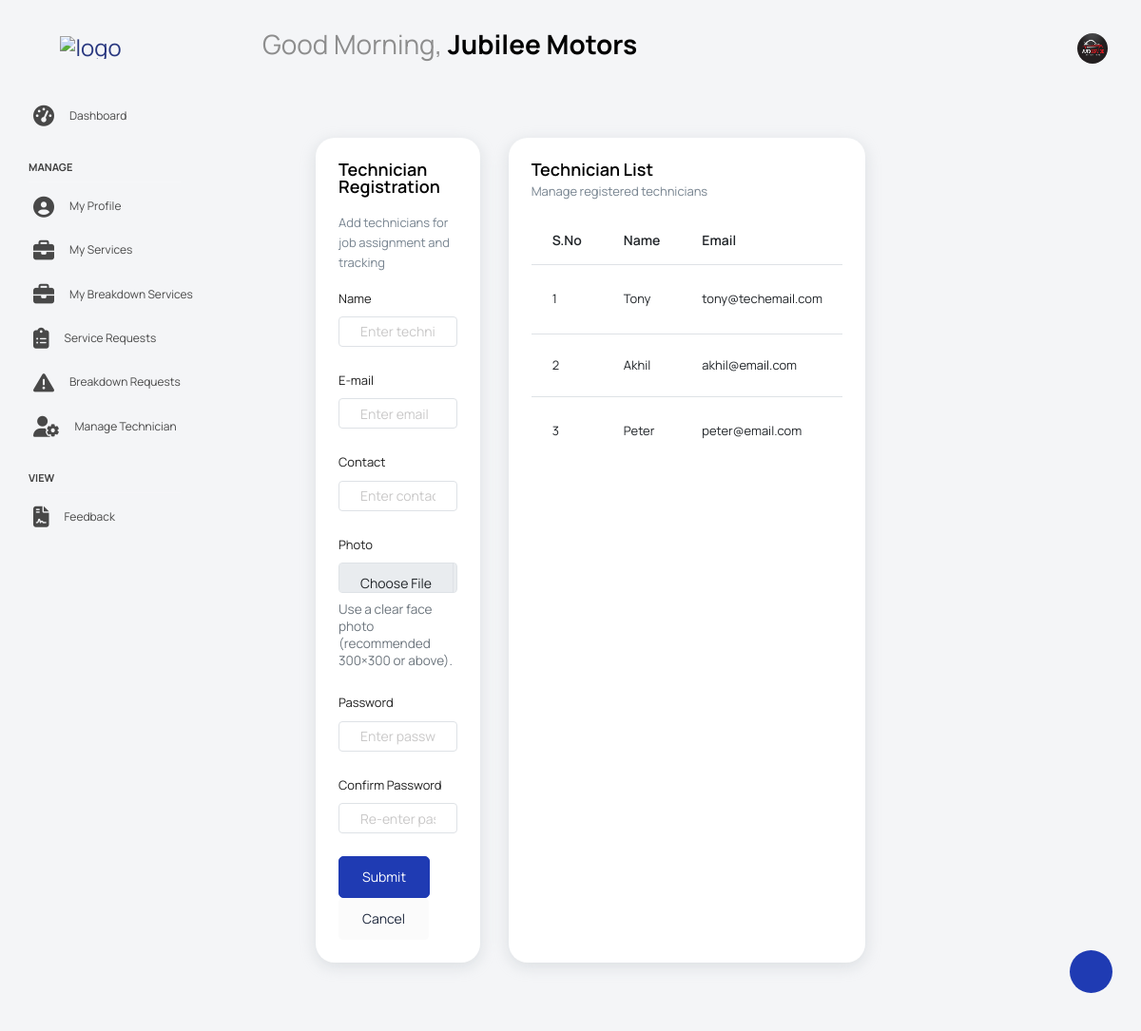
/ServiceCenter/technician/ (signed in), run on the app's committed database.
### Guest/models.py (models this page shows)
class tbl_servicecenter(models.Model):
    servicecenter_name=models.CharField(max_length=50)
    servicecenter_email=models.CharField(max_length=50)
    servicecenter_contact=models.CharField(max_length=50)
    servicecenter_address=models.CharField(max_length=50)
    servicecenter_logo=models.FileField(upload_to='Assets/ServicecenterDocs/')
    servicecenter_license=models.FileField(upload_to='Assets/ServicecenterDocs/')
    servicecenter_password=models.CharField(max_length=50)
    servicecenter_status=models.IntegerField(default=0)
    servicecenter_regdate=models.DateField(auto_now_add=True)
    place=models.ForeignKey(tbl_place,on_delete=models.CASCADE)

### ServiceCenter/models.py (models this page shows)
class tbl_technician(models.Model):
    technician_name=models.CharField(max_length=50)
    technician_email=models.CharField(max_length=50)
    technician_contact=models.CharField(max_length=50)
    technician_photo=models.FileField(upload_to='Assets/TechnicianDocs/')
    technician_password=models.CharField(max_length=50)
    servicecenter=models.ForeignKey(tbl_servicecenter,on_delete=models.CASCADE)

### ServiceCenter/views.py (the view)
# urls.py: path('technician/',views.technician,name="technician"),
def technician(request):
     if 'cid' not in request.session:
      return redirect("Guest:Login")
     else:
        techniciandata=tbl_technician.objects.filter(servicecenter=request.session['cid'])
        servicecenter=tbl_servicecenter.objects.get(id=request.session['cid'])
        if request.method=="POST":
            name=request.POST.get("txt_name")
            email=request.POST.get("txt_mail")
            contact=request.POST.get("txt_contact")
            photo=request.FILES.get("photo")
            password=request.POST.get("txt_password")
            techniciancount=tbl_technician.objects.filter(technician_email=email).count()
            if techniciancount>0:
                return render(request,"ServiceCenter/Technician.html",{'msg':"email already exists"})
            else:
                tbl_technician.objects.create(technician_name=name,technician_email=email,technician_contact=contact,
                technician_photo=photo,technician_password=password,servicecenter=servicecenter)
                return render(request,"ServiceCenter/Technician.html",{'msg':"Technician Added"})
        else:
            return render(request,"ServiceCenter/Technician.html",{'data':techniciandata,'Data':servicecenter})

### ServiceCenter/templates/ServiceCenter/Technician.html (shortened to what this page needs)
{% extends 'ServiceCenter/Head_service.html' %}
{% block content %}
<div class="main-panel">
  <div class="content-wrapper">
    <div class="row">
      <div class="col-lg-4 grid-margin stretch-card">
        <div class="card">
          <div class="card-body">
            <h4 class="card-title">Technician Registration</h4>
            <p class="card-description mb-3">Add technicians for job assignment and tracking</p>
            <form method="post" enctype="multipart/form-data" class="forms-sample">
              <div class="form-group">
                <label for="txt_name">Name</label>
                <input type="text" class="form-control" id="txt_name" name="txt_name"
                       placeholder="Enter technician name" required>
              </div>
              <div class="form-group">
                <label for="txt_mail">E-mail</label>
                <input type="email" class="form-control" id="txt_mail" name="txt_mail"
                       placeholder="Enter email" required>
              </div>
              <div class="form-group">
                <label for="txt_contact">Contact</label>
                <input type="text" class="form-control" id="txt_contact" name="txt_contact"
                       placeholder="Enter contact number" required>
              </div>
              <div class="form-group">
                <label for="photo">Photo</label>
                <input type="file" class="form-control" id="photo" name="photo" accept="image/*" required>
                <div class="hint-text mt-2">Use a clear face photo (recommended 300×300 or above).</div>
              </div>
              <div class="form-group">
                <label for="txt_password">Password</label>
                <input type="password" class="form-control" id="txt_password" name="txt_password"
                       placeholder="Enter password" required>
              </div>
              <div class="form-group">
                <label for="confirm_password">Confirm Password</label>
                <input type="password" class="form-control" id="confirm_password" name="confirm_password"
                       placeholder="Re-enter password" required>
              </div>
              <button type="submit" class="btn btn-primary me-2">Submit</button>
              <a href="{% url 'ServiceCenter:technician' %}" class="btn btn-light">Cancel</a>
            </form>
          </div>
        </div>
      </div>
      <div class="col-lg-8 grid-margin stretch-card">
        <div class="card">
          <div class="card-body">
            <div class="d-flex align-items-center justify-content-between mb-3">
              <div>
                <h4 class="card-title mb-1">Technician List</h4>
                <p class="card-description mb-0">Manage registered technicians</p>
              </div>
            </div>
            <div class="table-responsive">
              <table class="table table-hover align-middle">
                <thead>
                  <tr>
                    <th style="width:70px;">S.No</th>
                    <th>Name</th>
                    <th>Email</th>
                  </tr>
                </thead>
                <tbody>
                  {% for i in data %}
                  <tr>
                    <td>{{ forloop.counter }}</td>
                    <td>{{ i.technician_name }}</td>
                    <td>{{ i.technician_email }}</td>
                  </tr>
                  {% empty %}
                  <tr>
                    <td colspan="6" class="text-center text-muted py-4">
                      No technicians found.
                    </td>
                  </tr>
                  {% endfor %}
                </tbody>
              </table>
            </div>
          </div>
        </div>
      </div>
    </div>
  </div>
</div>
{% endblock content %}

### ServiceCenter/templates/ServiceCenter/Head_service.html (shortened to what this page needs)
{% load static %}
<!DOCTYPE html>
<html lang="en">
<head>
  <link rel="stylesheet" href="{% static 'ServiceCenter/vendors/feather/feather.css' %}">
  <link rel="stylesheet" href="{% static 'ServiceCenter/vendors/mdi/css/materialdesignicons.min.css' %}">
  <link rel="stylesheet" href="{% static 'ServiceCenter/vendors/ti-icons/css/themify-icons.css' %}">
  <link rel="stylesheet" href="{% static 'ServiceCenter/vendors/typicons/typicons.css' %}">
  <link rel="stylesheet" href="{% static 'ServiceCenter/vendors/simple-line-icons/css/simple-line-icons.css' %}">
  <link rel="stylesheet" href="{% static 'ServiceCenter/vendors/css/vendor.bundle.base.css' %}">
  <link rel="stylesheet" href="{% static 'ServiceCenter/vendors/datatables.net-bs4/dataTables.bootstrap4.css' %}">
  <link rel="stylesheet" href="{% static 'ServiceCenter/js/select.dataTables.min.css' %}">
  <link rel="stylesheet" href="{% static 'ServiceCenter/css/vertical-layout-light/style.css' %}">
  <link rel="stylesheet" href="https://cdnjs.cloudflare.com/ajax/libs/font-awesome/6.5.0/css/all.min.css">
</head>
<body>
<div class="container-scroller">
  <nav class="navbar default-layout col-lg-12 col-12 p-0 fixed-top d-flex align-items-top flex-row">
    <div class="text-center navbar-brand-wrapper d-flex align-items-center justify-content-start">
      <div class="me-3">
        <button class="navbar-toggler navbar-toggler align-self-center" type="button" data-bs-toggle="minimize">
          <span class="icon-menu"></span>
        </button>
      </div>
      <div>
        <a class="navbar-brand brand-logo" href="{% url 'ServiceCenter:HomePage' %}">
          <img src="{% static 'ServiceCenter/images/GarageLive_logo.png' %}" alt="logo">
        </a>
      </div>
    </div>
    <div class="navbar-menu-wrapper d-flex align-items-top">
      <ul class="navbar-nav">
        <li class="nav-item font-weight-semibold ms-0">
          <h1 class="welcome-text">
            <span id="greeting"></span>,
            <span class="text-black fw-bold">{{ Data.servicecenter_name }}</span>
          </h1>
        </li>
      </ul>
      <ul class="navbar-nav ms-auto">
        <li class="nav-item dropdown user-dropdown">
          <a class="nav-link" id="UserDropdown" href="#" data-bs-toggle="dropdown" aria-expanded="false">
            <img class="img-xs rounded-circle" src="{{ Data.servicecenter_logo.url }}" alt="Profile image">
          </a>
        </li>
      </ul>
    </div>
  </nav>
  <div class="container-fluid page-body-wrapper">
    <div class="theme-setting-wrapper">
      <div id="settings-trigger"><i class="ti-settings"></i></div>
    </div>
    <nav class="sidebar sidebar-offcanvas" id="sidebar">
      <ul class="nav">
        <li class="nav-item">
          <a class="nav-link" href="{% url 'ServiceCenter:HomePage' %}">
            <i class="menu-icon fa-solid fa-tachometer-alt"></i>
            <span class="menu-title">Dashboard</span>
          </a>
        </li>
        <li class="nav-item nav-category">Manage</li>
        <li class="nav-item">
          <a class="nav-link" href="{% url 'ServiceCenter:profile' %}">
            <i class="menu-icon fa-solid fa-user-circle"></i>
            <span class="menu-title">My Profile</span>
          </a>
        </li>
        <li class="nav-item">
          <a class="nav-link" href="{% url 'ServiceCenter:myservices' %}">
            <i class="menu-icon fa-solid fa-briefcase"></i>
            <span class="menu-title">My Services</span>
          </a>
        </li>
         <li class="nav-item">
            <a class="nav-link" href="{% url 'ServiceCenter:my_breakdown_services' %}">
              <i class="menu-icon fa-solid fa-briefcase"></i>
              <span class="menu-title">My Breakdown Services</span>
            </a>
          </li>
        <li class="nav-item">
          <a class="nav-link" href="{% url 'ServiceCenter:service_request' %}">
            <i class="menu-icon fa-solid fa-clipboard-list"></i>
            <span class="menu-title">Service Requests</span>
          </a>
        </li>
          <li class="nav-item">
            <a class="nav-link" href="{% url 'ServiceCenter:breakdownrequest' %}">
              <i class="menu-icon fa-solid - fa-triangle-exclamation"></i>
              <span class="menu-title">Breakdown Requests</span>
            </a>
          </li>
           <li class="nav-item">
          <a class="nav-link" href="{% url 'ServiceCenter:technician' %}">
            <i class="menu-icon fa-solid fa-user-cog"></i>
            <span class="menu-title">Manage Technician</span>
          </a>
        </li>
        <li class="nav-item nav-category">View</li>
          <li class="nav-item">
            <a class="nav-link" href="{% url 'ServiceCenter:view_feedback' %}">
              <i class="menu-icon fa-solid fa-file-contract"></i>
              <span class="menu-title">Feedback</span>
            </a>
          </li>
      </ul>
    </nav>
    <div class="main-panel">
      <div class="content-wrapper">
        {% block content %}
        {% endblock content %}
      </div>
    </div>
  </div>
</div>
</body>
</html>

### ServiceCenter/templates/ServiceCenter/Technician.html (style rules this page uses)
.hint-text { font-size: .85rem; color: #6c757d; }
input[type="file"].form-control { width: 100% !important; }

### data on the page
tbl_servicecenter: servicecenter_name "Jubilee Motors", servicecenter_logo (picture)
tbl_technician: technician_name "Tony", technician_email "tony@techemail.com"
tbl_technician: technician_name "Akhil", technician_email "akhil@email.com"
tbl_technician: technician_name "Peter", technician_email "peter@email.com"
